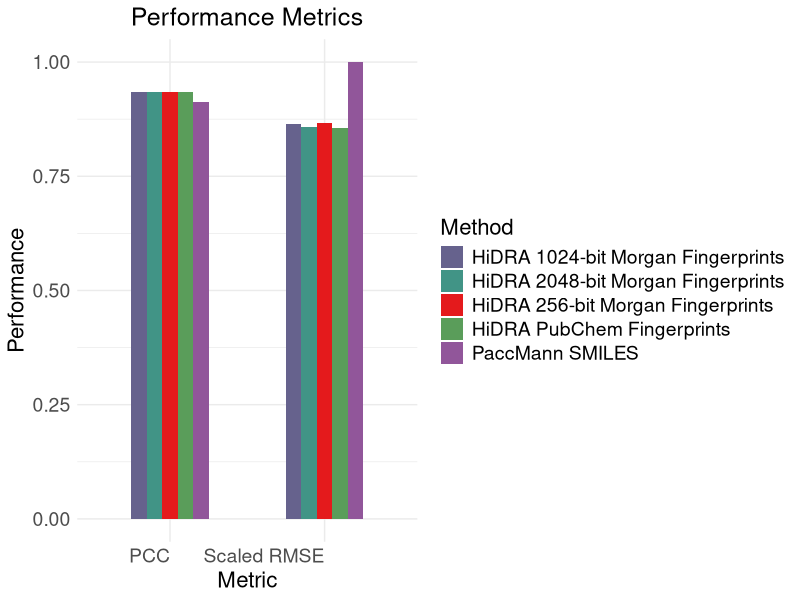
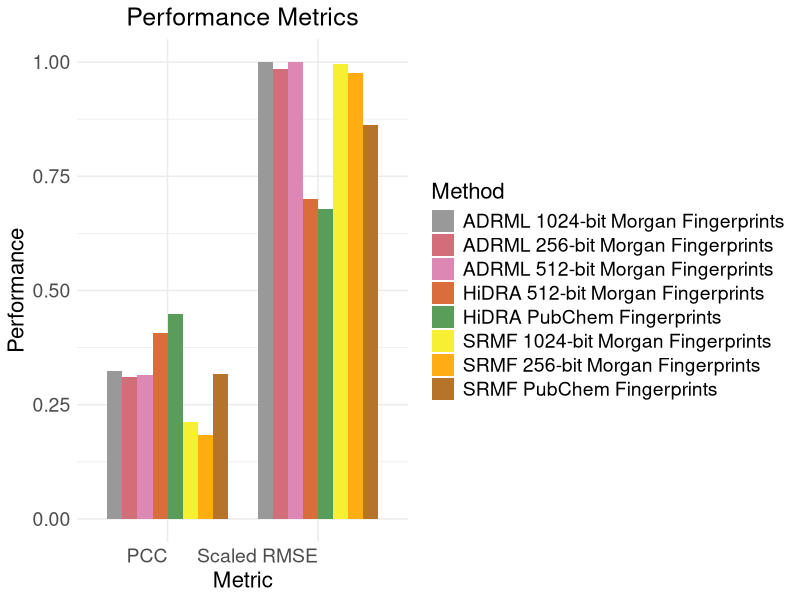
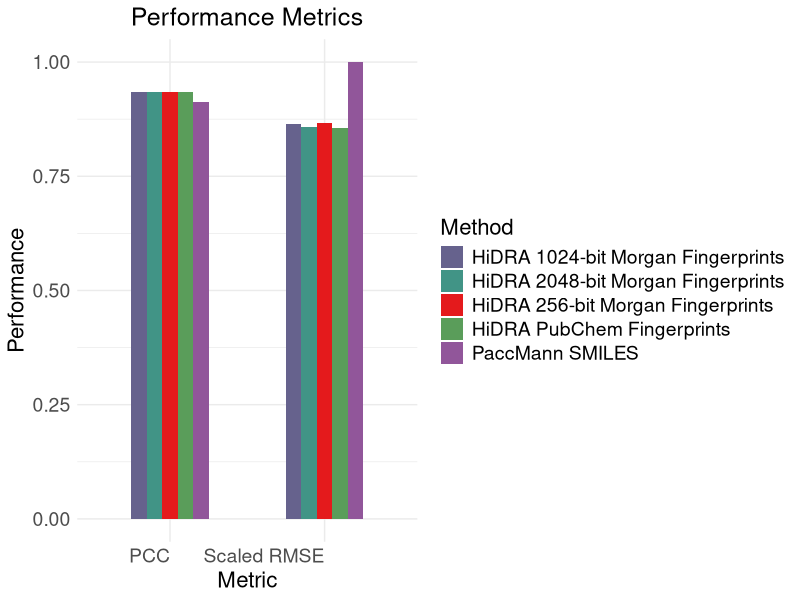
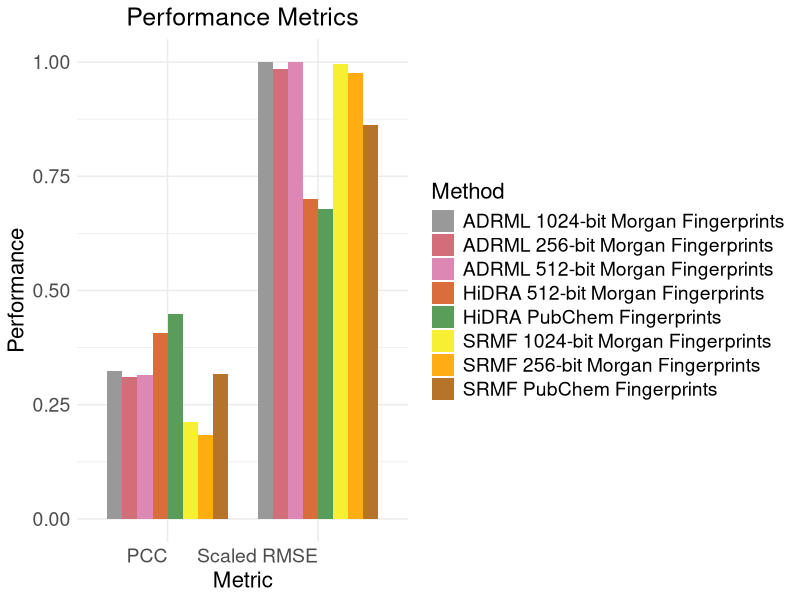

Recreate these plots in R, in order.
setwd("./Plots/Metrics_Plot")
library(tidyverse)
library(RColorBrewer)
# Create plot df
plot_df_mp <- data.frame(
  Model = c("HiDRA", "HiDRA", "HiDRA", "HiDRA", "PaccMann"),
  DR = c("256-bit Morgan Fingerprints", "1024-bit Morgan Fingerprints", 
         "2048-bit Morgan Fingerprints", "PubChem Fingerprints", "SMILES"),
  Split = c("MP", "MP", "MP","MP","MP"),
  RMSE = c(0.985, 0.982, 0.976, 0.974, 1.137),
  PCC = c(0.935, 0.934, 0.935 ,0.935, 0.913)
)

plot_df_mp <- plot_df_mp %>%
  mutate(`Scaled RMSE` = RMSE / max(RMSE))

# Melt the data frame to long format for ggplot2
plot_df_mp_long <- plot_df_mp %>%
  select(Model, DR, `Scaled RMSE`, PCC) %>%
  pivot_longer(cols = c(`Scaled RMSE`, PCC), names_to = "Metric", values_to = "Value")

plot_df_mp_long <- plot_df_mp_long %>%
  mutate(DR_Model = paste(Model, DR, sep = " "))

plot_df_mc <- data.frame(
  Model = c("PaccMann"),
  DR = c("SMILES"),
  Split = c("MC"),
  RMSE = c(1.316),
  PCC = c(0.878)
)

plot_df_md <- data.frame(
  Model = c("HiDRA", "HiDRA", "SRMF", "SRMF", "SRMF", "ADRML", "ADRML", "ADRML"),
  DR = c("512-bit Morgan Fingerprints", "PubChem Fingerprints", 
         "256-bit Morgan Fingerprints", "1024-bit Morgan Fingerprints", 
         "PubChem Fingerprints", "256-bit Morgan Fingerprints", 
         "512-bit Morgan Fingerprints", "1024-bit Morgan Fingerprints"),
  Split = c("MD", "MD", "MD","MD", "MD", "MD", "MD","MD"),
  RMSE = c(2.475, 2.402, 3.457, 3.524, 3.048, 3.483, 3.537, 3.539),
  PCC = c(0.407, 0.449, 0.183, 0.212, 0.317, 0.310, 0.314, 0.324)
)
plot_df_md <- plot_df_md %>%
  mutate(`Scaled RMSE` = RMSE / max(RMSE))

# Melt the data frame to long format for ggplot2
plot_df_md_long <- plot_df_md %>%
  select(Model, DR, `Scaled RMSE`, PCC) %>%
  pivot_longer(cols = c(`Scaled RMSE`, PCC), names_to = "Metric", values_to = "Value")

plot_df_md_long <- plot_df_md_long %>%
  mutate(DR_Model = paste(Model, DR, sep = " "))

# Combine unique 'DR_Model' values from both datasets
unique_dr_models <- unique(c(unique(plot_df_mp_long$DR_Model), unique(plot_df_md_long$DR_Model)))

# Define a color palette for the combined set
dr_model_colors <- colorRampPalette(brewer.pal(9, "Set1"))(length(unique_dr_models))
names(dr_model_colors) <- unique_dr_models


# Create the bar plot for scaled RMSE and PCC

metrics_mp <- ggplot(plot_df_mp_long, aes(x = Metric, y = Value, fill = DR_Model)) +
  geom_bar(stat = "identity", position = "dodge", width = 0.5) +
  labs(x = "Metric", y = "Performance", fill = "Method", title = "Performance Metrics") +
  theme_minimal() +
  theme(
    axis.text.x = element_text(hjust = 1, size = 14),  # Adjust size of x-axis text
    axis.text.y = element_text(size = 14),             # Adjust size of y-axis text
    axis.title.x = element_text(size = 16),            # Adjust size of x-axis label
    axis.title.y = element_text(size = 16),            # Adjust size of y-axis label
    plot.title = element_text(size = 18, hjust = 0.5), # Adjust size of title and center it
    legend.title = element_text(size = 16),            # Adjust size of legend title
    legend.text = element_text(size = 14)              # Adjust size of legend text
  ) +
  scale_fill_manual(values = dr_model_colors)

# Print the plot
print(metrics_mp)

# Create the bar plot for scaled RMSE and PCC
metrics_md <- ggplot(plot_df_md_long, aes(x = Metric, y = Value, fill = DR_Model)) +
  geom_bar(stat = "identity", position = "dodge", width = 0.8) +
  labs(x = "Metric", y = "Performance", fill = "Method", title = "Performance Metrics") +
  theme_minimal() +
  theme(
    axis.text.x = element_text(hjust = 1, size = 14),  # Adjust size of x-axis text
    axis.text.y = element_text(size = 14),             # Adjust size of y-axis text
    axis.title.x = element_text(size = 16),            # Adjust size of x-axis label
    axis.title.y = element_text(size = 16),            # Adjust size of y-axis label
    plot.title = element_text(size = 18, hjust = 0.5), # Adjust size of title and center it
    legend.title = element_text(size = 16),            # Adjust size of legend title
    legend.text = element_text(size = 14)              # Adjust size of legend text
  ) +
  scale_fill_manual(values = dr_model_colors)

# Print the plot
print(metrics_md)

ggsave("MetricsPlot_mp.pdf", metrics_mp, width = 10, height = 5, dpi = 500)
ggsave("MetricsPlot_md.pdf", metrics_md, width = 10, height = 5, dpi = 500)
